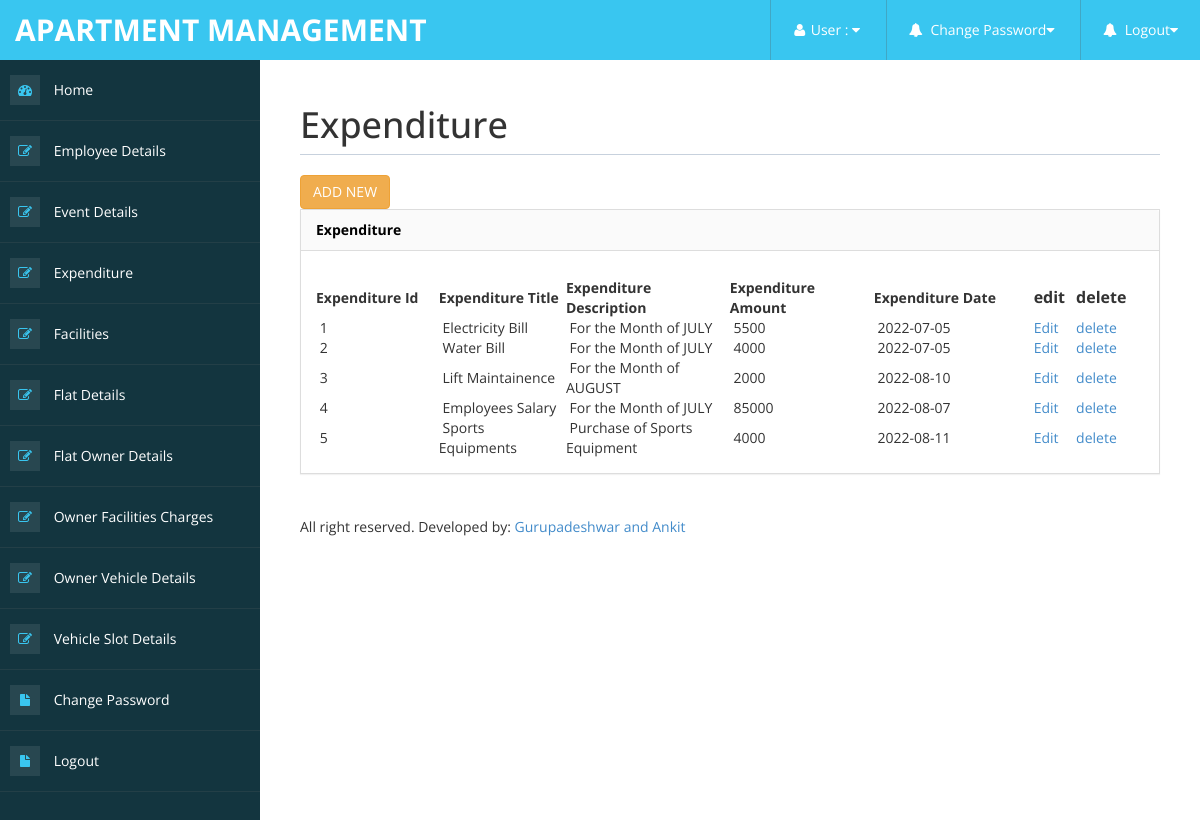
/Code/Expenditure_view.php, run on the app's committed database.
### tables this page shows
CREATE TABLE `expenditure` (
  `Expenditure_id` int(10) NOT NULL,
  `Expenditure_title` varchar(25) NOT NULL,
  `Expenditure_description` varchar(100) NOT NULL,
  `Expenditure_amount` int(8) NOT NULL,
  `Expenditure_date` date NOT NULL
);

### Code/Expenditure_view.php (the view, shortened to what this page needs)
<!DOCTYPE html>
<html xmlns="http://www.w3.org/1999/xhtml">
<head>
<?php include('metadata.php');?>
<?php include('header.php');?>
<?php include('sidebar.php');?>
</head>
<body>
        <div id="page-wrapper" >
            <div id="page-inner">
			 <div class="row">
                    <div class="col-md-12">
                        <h1 class="page-header">
                            Expenditure
                        </h1>
                    </div>
                </div>
               <a href="Expenditure_form.php" class="btn btn-warning btn" >ADD NEW</a>
            <div class="row">
                <div class="col-md-12">
                    <div class="panel panel-default">
                        <div class="panel-heading">
                             Expenditure</div>
                        <div class="panel-body">
                            <div class="table-responsive">
                                <table class="table table-striped table-bordered table-hover" id="dataTables-example">
                                    <thead>
<form name="form1" method="post" action="">
  <table width="1619" height="161" border="0" align="center">
    <tr>
      <th width="213"><div align="left">Expenditure Id</div></th>
      <th width="220"><div align="left">Expenditure Title</div></th>
      <th width="353"><div align="left">Expenditure Description</div></th>
      <th width="285"><div align="left">Expenditure Amount</div></th>
      <th width="339"><div align="left">Expenditure Date</div></th>
      <th width="69"><div align="left" class="style4">edit</div></th>
      <th width="110"><div align="left" class="style4">delete</div></th>
    </tr>
    <?php
	include("../db_connect/db_connect.php");
	$sl_no=1;
	$sql="select * from expenditure";
	$res=mysqli_query($conn,$sql);
	while($row=mysqli_fetch_array($res))
	{
	?>
    <tr>
      <td>&nbsp;<?php echo $sl_no++;?></td>
      <td>&nbsp;<?php echo $row['Expenditure_title'];?></td>
      <td>&nbsp;<?php echo $row['Expenditure_description'];?></td>
      <td>&nbsp;<?php echo $row['Expenditure_amount'];?></td>
      <td>&nbsp;<?php echo $row['Expenditure_date'];?></td>
	  <td><a href="Expenditure_edit.php?Expenditure_id=<?php echo $row['Expenditure_id'];?>">Edit</a></td>
	  <td><a href="Expenditure_delete.php?Expenditure_id=<?php echo $row['Expenditure_id'];?>">delete</a></td>
    </tr>
    <?php
	}
	?>
  </table>
</form>
   </div>
                        </div>
                    </div>
                <?php include('footer.php');?>
			    </div>
</body>
</html>

### Code/assets/css/custom-styles.css (style rules this page uses)
body { font-family: 'Open Sans', sans-serif; }
#page-wrapper { padding: 15px 15px; min-height: 600px; background: #FFFFFF; }
#page-inner { width:100%; margin:10px 20px 10px 0px; background-color:transparent; padding:10px; min-height:1200px; }
h1, .h1, h2, .h2, h3, .h3 { margin-top: 7px; margin-bottom: -5px; }
.panel { border-radius:0px; }
.page-header { padding-bottom: 9px; margin: 10px 0 20px; border-bottom: 1px solid #C7D1DD; }
.panel-default > .panel-heading { color: #000; background-color: #FFFFFF; border-color: #ddd; font-weight:bold; background: #FAFAFA; }
@media (min-width:768px) { #page-wrapper { margin: 0 0 0 260px; padding: 15px 30px; min-height: 1200px; } }

### data on the page
expenditure: Expenditure_title "Electricity Bill", Expenditure_description "For the Month of JULY", Expenditure_amount "5500", Expenditure_date "2022-07-05"
expenditure: Expenditure_title "Water Bill", Expenditure_description "For the Month of JULY", Expenditure_amount "4000", Expenditure_date "2022-07-05"
expenditure: Expenditure_title "Lift Maintainence", Expenditure_description "For the Month of AUGUST", Expenditure_amount "2000", Expenditure_date "2022-08-10"
expenditure: Expenditure_title "Employees Salary", Expenditure_description "For the Month of JULY", Expenditure_amount "85000", Expenditure_date "2022-08-07"
expenditure: Expenditure_title "Sports Equipments", Expenditure_description "Purchase of Sports Equipment", Expenditure_amount "4000", Expenditure_date "2022-08-11"
